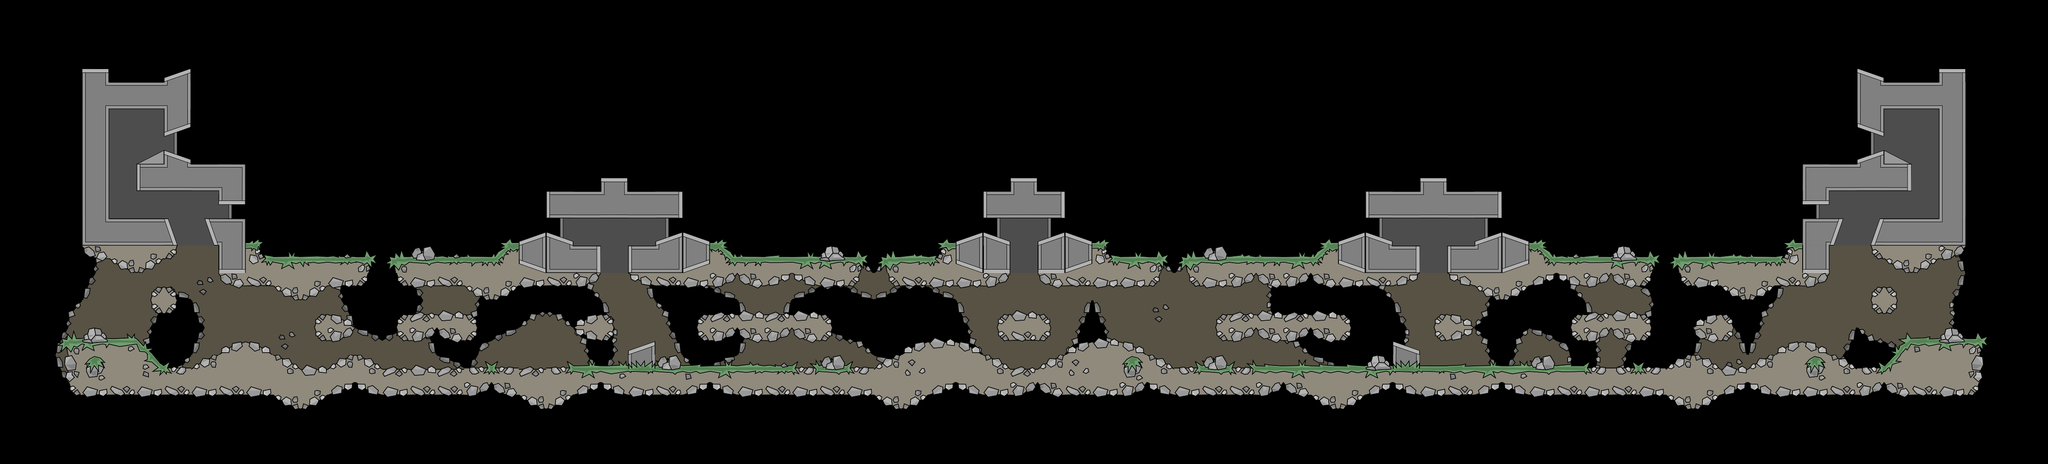

A 2D game scene composited from a Tiled map and its tileset images. What follows is a short description and the map's XML, with each tile layer's data collapsed to a summary:
An orthogonal 75x17 tile map with 64x64 px tiles, 2 tile layers (tilebg, tile) and 25 objects (sp_p_06, wp_p_05, sp_p_05, sp_p_00, sp_p_02, ...).

<map version="1.0" orientation="orthogonal" width="75" height="17" tilewidth="64" tileheight="64">
 <tileset firstgid="1" source="t64_new.tsx" />
 <layer name="tilebg" width="75" height="17">
  <data>[1275 cells, 279 non-empty, 26 distinct tile ids]</data>
 </layer>
 <layer name="tile" width="75" height="17">
  <data>[1275 cells, 436 non-empty, 75 distinct tile ids]</data>
 </layer>
 <objectgroup name="objects" width="75" height="17">
  <object name="sp_p_06" x="3678" y="546" />
  <object name="wp_p_05" x="288" y="480">
   <properties>
    <property name="weapon" value="m16,ak47,mp5,emp" />
   </properties>
  </object>
  <object name="sp_p_05" x="288" y="736" />
  <object name="sp_p_00" x="1120" y="548" />
  <object name="sp_p_02" x="2398" y="284" />
  <object name="sp_p_03" x="4510" y="738" />
  <object name="sp_p_04" x="320" y="132" />
  <object name="wp_p_00" x="418" y="812">
   <properties>
    <property name="weapon" value="m16,ak47,m14,phasr" />
   </properties>
  </object>
  <object name="wp_p_01" x="1438" y="376">
   <properties>
    <property name="weapon" value="shotgun,m16,ak47" />
   </properties>
  </object>
  <object name="sp_p_07" x="4480" y="130" />
  <object name="wp_p_07" x="2398" y="374">
   <properties>
    <property name="weapon" value="smaw,m93ba,phasr,emp" />
   </properties>
  </object>
  <object name="wp_p_08" x="3392" y="828">
   <properties>
    <property name="weapon" value="shotgun,mp5,proxynade" />
   </properties>
  </object>
  <object name="wp_p_09" x="1408" y="826">
   <properties>
    <property name="weapon" value="shotgun,mp5,proxynade" />
   </properties>
  </object>
  <object name="wp_p_14" x="3360" y="380">
   <properties>
    <property name="weapon" value="m16,ak47,shotgun" />
   </properties>
  </object>
  <object name="wp_p_15" x="4512" y="480">
   <properties>
    <property name="weapon" value="m16,ak47,mp5,emp" />
   </properties>
  </object>
  <object name="wp_p_16" x="4382" y="816">
   <properties>
    <property name="weapon" value="m16,ak47,m14,phasr" />
   </properties>
  </object>
  <object name="wp_p_17" x="2014" y="826">
   <properties>
    <property name="weapon" value="machete,riot,m93ba,smaw" />
   </properties>
  </object>
  <object name="wp_p_18" x="2782" y="826">
   <properties>
    <property name="weapon" value="machete,riot,m93ba,smaw" />
   </properties>
  </object>
  <object name="wp_p_20" x="2400" y="704">
   <properties>
    <property name="weapon" value="healthpack,boosttank,fragnade,gasnade,flame,emp" />
   </properties>
  </object>
  <object name="spritefg" x="1764" y="844">
   <properties>
    <property name="sprite" value="bushPalm" />
   </properties>
  </object>
  <object name="spritefg_2" x="3038" y="840">
   <properties>
    <property name="sprite" value="bushPalm" />
   </properties>
  </object>
  <object name="spritefg_3" x="738" y="586">
   <properties>
    <property name="sprite" value="bushPalm" />
   </properties>
  </object>
  <object name="spritefg_4" x="4066" y="584">
   <properties>
    <property name="sprite" value="bushPalm" />
   </properties>
  </object>
  <object name="wp_p_21" x="4258" y="354">
   <properties>
    <property name="weapon" value="gasnade,fragnade,proxynade" />
   </properties>
  </object>
  <object name="wp_p_22" x="544" y="354">
   <properties>
    <property name="weapon" value="fragnade,gasnade,proxynade" />
   </properties>
  </object>
 </objectgroup>
</map>
